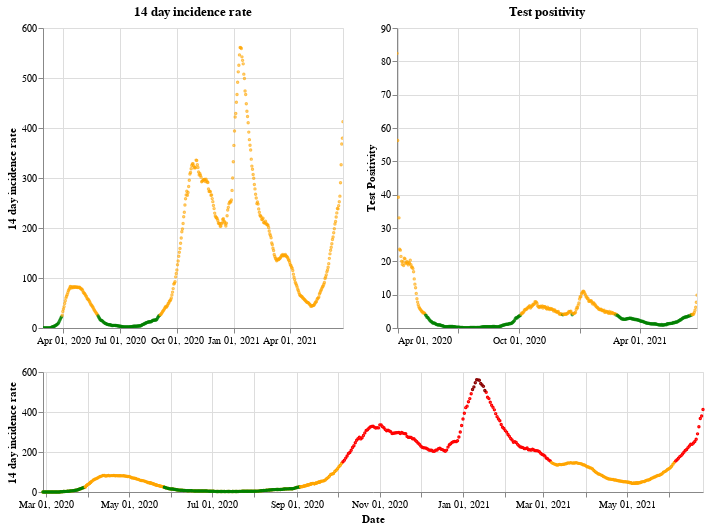

This figure's notebook cell:
### Markdown cell above
## Scotland

### Code cell
plot_traffic_light('Scotland')

### Figure 1 — Vega-Lite specification as saved in the notebook (floating-point values rounded to 4 significant figures; data arrays with more than 128 entries replaced by an {"elided": "..."} marker saying what was removed)
{"config": {"view": {"continuousWidth": 400, "continuousHeight": 300}}, "vconcat": [{"hconcat": [{"mark": {"type": "point", "size": 2}, "encoding": {"color": {"condition": {"value": "green", "test": "(datum.twoWeeklyCasesRate <= 25)"}, "value": "orange"}, "tooltip": [{"type": "nominal", "field": "areaName"}, {"type": "temporal", "field": "date"}, {"type": "quantitative", "field": "twoWeeklyCasesRate"}, {"type": "quantitative", "field": "testPositivity"}], "x": {"type": "temporal", "axis": {"title": ""}, "field": "date", "scale": {"domain": {"selection": "DateBrush"}}, "timeUnit": "yearmonthdate"}, "y": {"type": "quantitative", "axis": {"title": "14 day incidence rate"}, "field": "twoWeeklyCasesRate"}}, "title": "14 day incidence rate", "width": 300}, {"mark": {"type": "point", "size": 2}, "encoding": {"color": {"condition": {"value": "green", "test": "(datum.testPositivity <= 4)"}, "value": "orange"}, "tooltip": [{"type": "nominal", "field": "areaName"}, {"type": "temporal", "field": "date"}, {"type": "quantitative", "field": "twoWeeklyCasesRate"}, {"type": "quantitative", "field": "testPositivity"}], "x": {"type": "temporal", "axis": {"title": ""}, "field": "date", "scale": {"domain": {"selection": "DateBrush"}}, "timeUnit": "yearmonthdate"}, "y": {"type": "quantitative", "axis": {"title": "Test Positivity"}, "field": "testPositivity"}}, "title": "Test positivity", "width": 300}]}, {"layer": [{"mark": {"type": "point", "size": 2}, "encoding": {"color": {"condition": {"value": "orange", "test": "((50 && datum.twoWeeklyCasesRate) < 150)"}, "value": "red"}, "opacity": {"condition": {"value": 1, "test": "((50 && datum.twoWeeklyCasesRate) < 500)"}, "value": 0}, "tooltip": [{"type": "nominal", "field": "areaName"}, {"type": "temporal", "field": "date"}, {"type": "quantitative", "field": "twoWeeklyCasesRate"}, {"type": "quantitative", "field": "testPositivity"}], "x": {"type": "temporal", "axis": {"title": "Date"}, "field": "date", "timeUnit": "yearmonthdate"}, "y": {"type": "quantitative", "axis": {"title": "14 day incidence rate"}, "field": "twoWeeklyCasesRate"}}, "selection": {"DateBrush": {"type": "interval", "encodings": ["x"], "fields": ["Time"]}}}, {"mark": {"type": "point", "size": 2}, "encoding": {"color": {"value": "darkred"}, "opacity": {"condition": {"value": 1, "test": "(datum.twoWeeklyCasesRate >= 500)"}, "value": 0}, "tooltip": [{"type": "nominal", "field": "areaName"}, {"type": "temporal", "field": "date"}, {"type": "quantitative", "field": "twoWeeklyCasesRate"}, {"type": "quantitative", "field": "testPositivity"}], "x": {"type": "temporal", "axis": {"title": "Date"}, "field": "date", "timeUnit": "yearmonthdate"}, "y": {"type": "quantitative", "axis": {"title": "14 day incidence rate"}, "field": "twoWeeklyCasesRate"}}}, {"mark": {"type": "point", "size": 2}, "encoding": {"color": {"condition": {"value": "green", "test": "((4 && datum.twoWeeklyCasesRate) < 25)"}, "value": "orange"}, "opacity": {"condition": {"value": 1, "test": "(datum.twoWeeklyCasesRate < 50)"}, "value": 0}, "tooltip": [{"type": "nominal", "field": "areaName"}, {"type": "temporal", "field": "date"}, {"type": "quantitative", "field": "twoWeeklyCasesRate"}, {"type": "quantitative", "field": "testPositivity"}], "x": {"type": "temporal", "axis": {"title": "Date"}, "field": "date", "timeUnit": "yearmonthdate"}, "y": {"type": "quantitative", "axis": {"title": "14 day incidence rate"}, "field": "twoWeeklyCasesRate"}}}], "height": 120, "width": 660}], "data": {"name": "data-82a0ce31b1fd7d8070ddd45275c8dbe1"}, "$schema": "https://vega.github.io/schema/vega-lite/v4.8.1.json", "datasets": {"data-82a0ce31b1fd7d8070ddd45275c8dbe1": {"elided": "485 records"}}}
